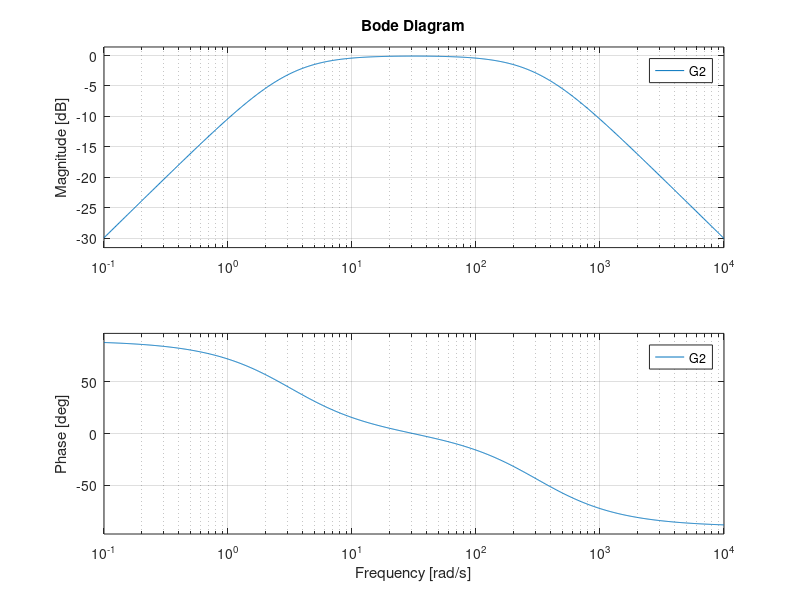
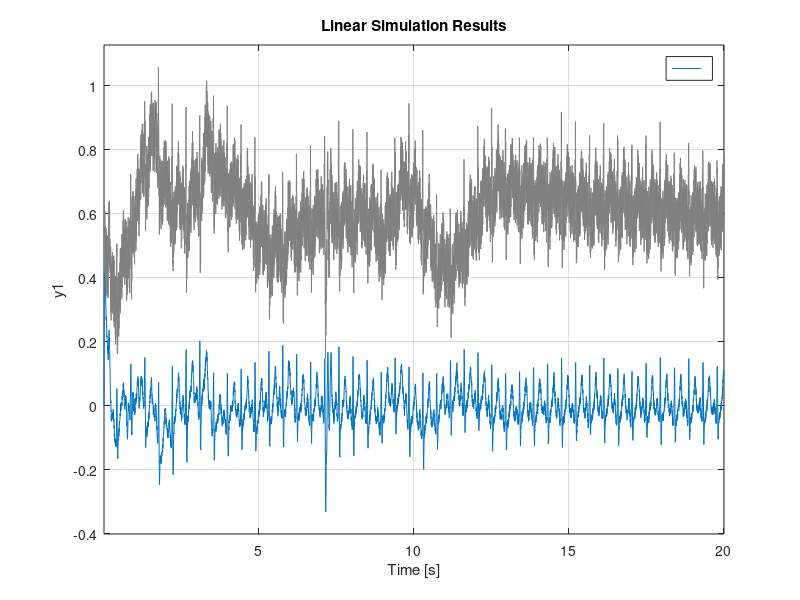
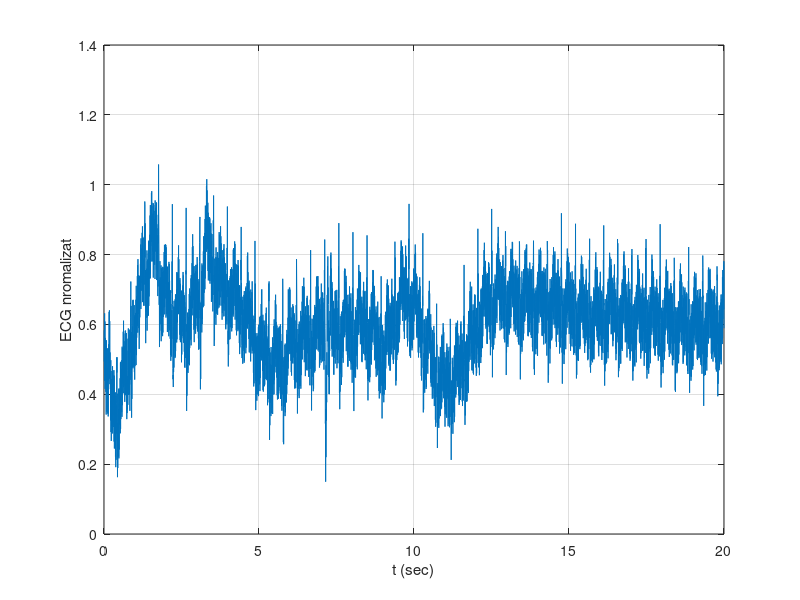

Recreate these plots in MATLAB, in order.
close all
clear all
clc

fileID = fopen('ECGdata.txt', 'r');
A = fscanf(fileID, '%f %f', [2, Inf]);
fclose(fileID)
timp = A(1, :);
necg = A(2, :);

T1 = 1/pi;
T2 = 1/100/pi;
K = 1/pi;
G2 = tf([K, 0], conv([T1, 1], [T2,1]))
figure
bode(G2)
figure
lsim(G2*G2, necg, timp)

figure, plot(timp, necg), grid on
xlabel('t (sec)'), ylabel('ECG nromalizat')